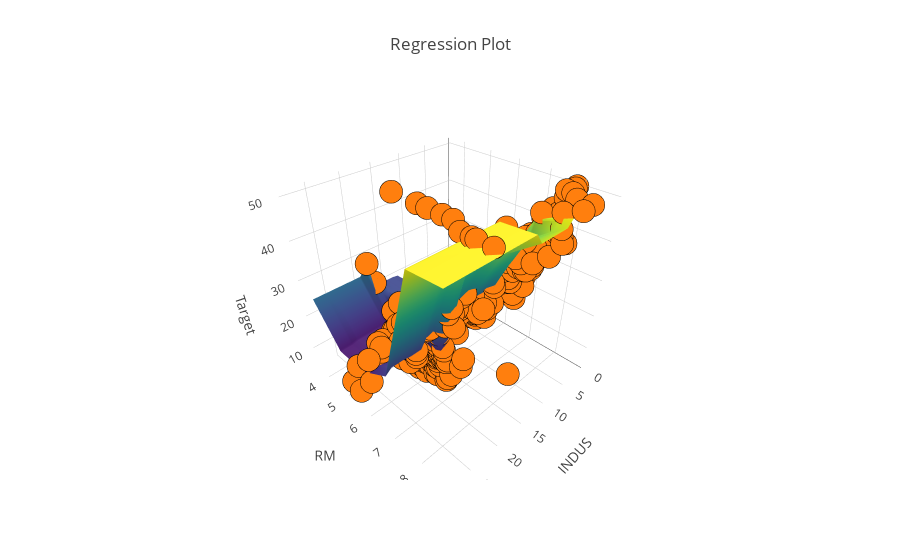

Notebook source saved alongside this figure:
### Code cell
plot_handler.build_prediction_figure(step_size=1)
plot_handler.plot_prediction()

### Figure 1 — Plotly figure (JSON) as saved in the notebook; plotly's stock layout.template omitted (floating-point values rounded to 4 significant figures; data arrays with more than 128 entries replaced by an {"elided": "..."} marker saying what was removed)
{"data": [{"colorscale": "Viridis", "hoverinfo": "z", "showscale": false, "type": "surface", "uid": "d1ae451c-d84e-11e8-90a6-d07e353e5805", "x": [0.46, 1.46, 2.46, 3.46, 4.46, 5.46, 6.46, 7.46, 8.46, 9.46, 10.46, 11.46, 12.46, 13.46, 14.46, 15.46, 16.46, 17.46, 18.46, 19.46, 20.46, 21.46, 22.46, 23.46, 24.46, 25.46, 26.46, 27.46], "y": [3.561, 4.561, 5.561, 6.561, 7.561, 8.561], "z": {"elided": "6x28 float values"}}, {"hoverinfo": "skip", "marker": {"colorscale": "Reds", "line": {"color": "black", "width": 0.3}, "showscale": false}, "mode": "markers", "type": "scatter3d", "uid": "d1ae451d-d84e-11e8-90a6-d07e353e5805", "x": {"elided": "506 float values"}, "y": {"elided": "506 float values"}, "z": {"elided": "506 float values"}}], "layout": {"scene": {"xaxis": {"title": "INDUS"}, "yaxis": {"title": "RM"}, "zaxis": {"title": "Target"}}, "title": "Regression Plot"}}
